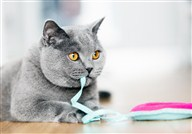
#> input picture opencv/images/others/cat005.jpg, 192 x 134 px, found by its file name
$ python cat_detector.py
#> lines starting #> are read from the running program, lines starting #| are printed output that depends on the picture; after the words box and inside, x2 and y2 are one past the last pixel; in counts of white or black regions, pixels touching at a corner belong together
# import the necessary packages
import argparse
import cv2

# [7 lines of commented-out code are left out]
image = cv2.imread('./images/cat005.jpg') #args["image"])
#> image is the input picture: shape (134, 192, 3); mean B, G, R 198.4, 198.8, 200.5
gray = cv2.cvtColor(image, cv2.COLOR_BGR2GRAY)
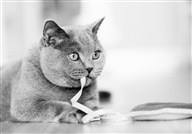
#> gray: shape (134, 192); min 1, max 255, mean 199.3

# load the cat detector Haar cascade, then detect cat faces
# in the input image
detector = cv2.CascadeClassifier("/usr/local/opt/opencv/share/OpenCV/haarcascades/haarcascade_frontalcatface_extended.xml") #args["cascade"])
rects = detector.detectMultiScale(gray, 1.3, 5) # scaleFactor=1.3, minNeighbors=10, minSize=(75, 75))
#> rects = ()


# loop over the cat faces and draw a rectangle surrounding each
for (i, (x, y, w, h)) in enumerate(rects):
    cv2.rectangle(image, (x, y), (x + w, y + h), (0, 0, 255), 2)
    cv2.putText(image, "Cat #{}".format(i + 1), (x, y - 10), cv2.FONT_HERSHEY_SIMPLEX, 0.55, (0, 0, 255), 2)
#> this loop made 0 passes

# show the detected cat faces
cv2.imshow("Cat Faces", image)
cv2.waitKey(0)

$ run again, with opencv/images/others/cat001.jpg copied over opencv/images/others/cat005.jpg
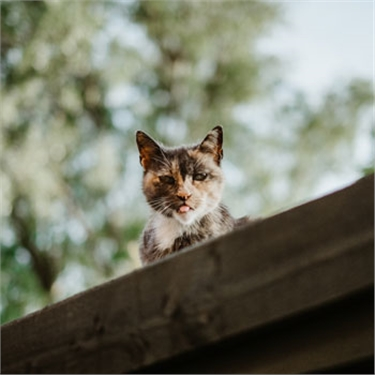
#> input picture opencv/images/others/cat001.jpg, 375 x 375 px, found by its file name
#> image is the input picture: shape (375, 375, 3); mean B, G, R 103.4, 118.6, 116.7
#> `gray = cv2.cvtColor(image, cv2.COLOR_BGR2GRAY)`:
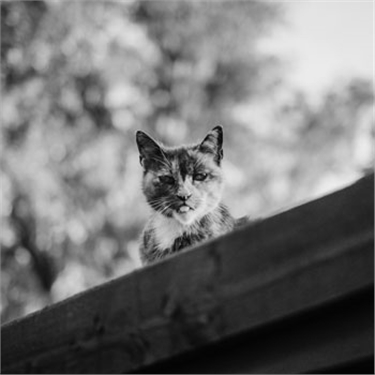
#> gray: shape (375, 375); min 2, max 240, mean 116.3
#> rects = ()

$ run again, with opencv/images/others/cat003.jpg copied over opencv/images/others/cat005.jpg
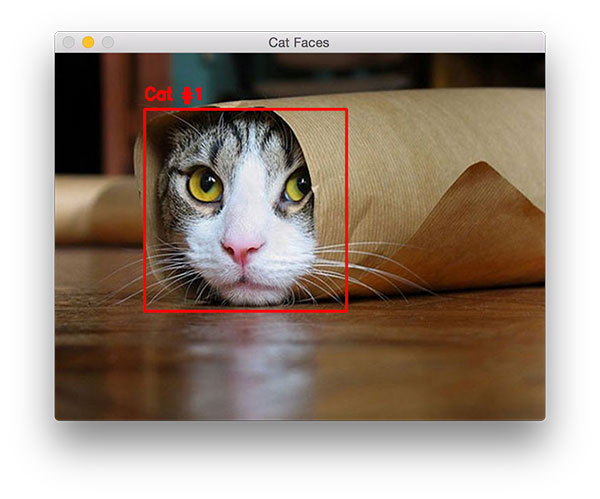
#> input picture opencv/images/others/cat003.jpg, 600 x 499 px, found by its file name
#> image is the input picture: shape (499, 600, 3); mean B, G, R 132, 143.8, 158.3
#> `gray = cv2.cvtColor(image, cv2.COLOR_BGR2GRAY)`:
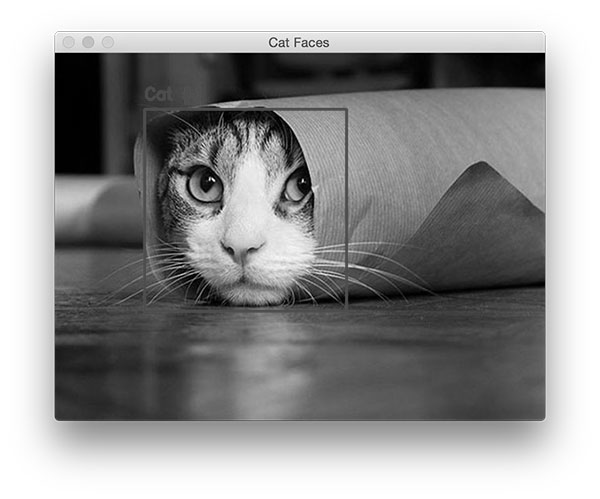
#> gray: shape (499, 600); min 0, max 255, mean 146.8
#> rects = ()

$ run again, with opencv/images/others/cat004.jpg copied over opencv/images/others/cat005.jpg
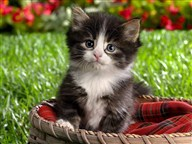
#> input picture opencv/images/others/cat004.jpg, 192 x 144 px, found by its file name
#> image is the input picture: shape (144, 192, 3); mean B, G, R 63.1, 108.7, 114.6
#> `gray = cv2.cvtColor(image, cv2.COLOR_BGR2GRAY)`:
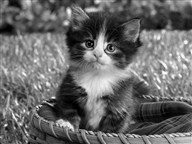
#> gray: shape (144, 192); min 0, max 251, mean 105.3
#> rects = [[72, 24, 55, 55]]
#> the loop `for (i, (x, y, w, h)) in enumerate(rects):` made 1 pass
#> after the loop `for (i, (x, y, w, h)) in enumerate(rects):`:
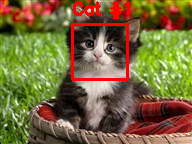
#> image: shape (144, 192, 3); 3.83% of pixels changed, all inside (x1, y1, x2, y2) = (71, 1, 130, 81)
